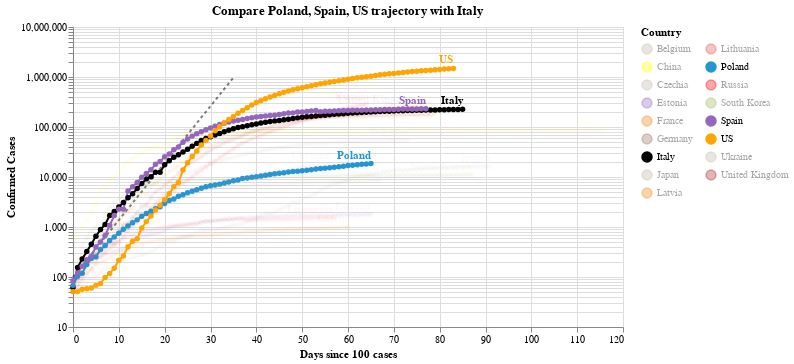

The code cell stored with this chart in its notebook:
### Code cell
#hide_input
chart2 = make_since_chart(dff2, ['Poland', 'Spain', 'US'], baseline_countries)
chart2

### Figure 1 — Vega-Lite specification as saved in the notebook (floating-point values rounded to 4 significant figures; data arrays with more than 128 entries replaced by an {"elided": "..."} marker saying what was removed)
{"config": {"view": {"continuousWidth": 400, "continuousHeight": 300}}, "layer": [{"data": {"name": "data-628230001892d6798b50651be41d1b3e"}, "mark": {"type": "line", "color": "black", "opacity": 0.5, "strokeDash": [3, 3]}, "encoding": {"x": {"type": "quantitative", "field": "Days since 100 cases"}, "y": {"type": "quantitative", "field": "Confirmed Cases"}}}, {"data": {"name": "data-4bf3b62261457a30e112deb7f08af883"}, "mark": {"type": "line", "point": true}, "encoding": {"color": {"type": "nominal", "field": "Country", "legend": {"columns": 2}, "scale": {"domain": ["Belgium", "China", "Czechia", "Estonia", "France", "Germany", "Italy", "Japan", "Latvia", "Lithuania", "Poland", "Russia", "South Korea", "Spain", "US", "Ukraine", "United Kingdom"], "range": ["#C1B7AD", "yellow", "#C1B7AD", "#9467bd", "#F58518", "#9D755D", "black", "#C1B7AD", "#F58518", "#E45756", "#2495D3", "red", "#A1BA59", "#9467bd", "orange", "#C1B7AD", "brown"]}}, "opacity": {"condition": {"value": 1, "selection": "selector004"}, "value": 0.05}, "tooltip": [{"type": "nominal", "field": "Country"}, {"type": "temporal", "field": "Date"}, {"type": "quantitative", "field": "Confirmed Cases"}, {"type": "quantitative", "field": "Days since 100 cases"}], "x": {"type": "quantitative", "field": "Days since 100 cases"}, "y": {"type": "quantitative", "field": "Confirmed Cases", "scale": {"type": "log"}}}, "selection": {"selector004": {"type": "multi", "fields": ["Country"], "bind": "legend", "init": [{"Country": "Poland"}, {"Country": "Spain"}, {"Country": "US"}, {"Country": "Italy"}]}}, "width": 550}, {"data": {"name": "data-4bf3b62261457a30e112deb7f08af883"}, "mark": {"type": "text", "align": "right", "dy": -8, "fontWeight": "bold"}, "encoding": {"color": {"type": "nominal", "field": "Country", "legend": {"columns": 2}, "scale": {"domain": ["Belgium", "China", "Czechia", "Estonia", "France", "Germany", "Italy", "Japan", "Latvia", "Lithuania", "Poland", "Russia", "South Korea", "Spain", "US", "Ukraine", "United Kingdom"], "range": ["#C1B7AD", "yellow", "#C1B7AD", "#9467bd", "#F58518", "#9D755D", "black", "#C1B7AD", "#F58518", "#E45756", "#2495D3", "red", "#A1BA59", "#9467bd", "orange", "#C1B7AD", "brown"]}}, "opacity": {"condition": {"value": 1, "selection": "selector004"}, "value": 0.05}, "text": {"type": "nominal", "field": "Country"}, "tooltip": [{"type": "nominal", "field": "Country"}, {"type": "temporal", "field": "Date"}, {"type": "quantitative", "field": "Confirmed Cases"}, {"type": "quantitative", "field": "Days since 100 cases"}], "x": {"type": "quantitative", "field": "Days since 100 cases"}, "y": {"type": "quantitative", "field": "Confirmed Cases", "scale": {"type": "log"}}}, "transform": [{"filter": "(datum['Date'] >= 1589673600000)"}], "width": 550}], "title": "Compare Poland, Spain, US trajectory with Italy", "$schema": "https://vega.github.io/schema/vega-lite/v4.0.2.json", "datasets": {"data-628230001892d6798b50651be41d1b3e": [{"Days since 100 cases": 0, "Confirmed Cases": 100.0}, {"Days since 100 cases": 1, "Confirmed Cases": 130.0}, {"Days since 100 cases": 2, "Confirmed Cases": 169.0}, {"Days since 100 cases": 3, "Confirmed Cases": 219.7}, {"Days since 100 cases": 4, "Confirmed Cases": 285.6}, {"Days since 100 cases": 5, "Confirmed Cases": 371.3}, {"Days since 100 cases": 6, "Confirmed Cases": 482.7}, {"Days since 100 cases": 7, "Confirmed Cases": 627.5}, {"Days since 100 cases": 8, "Confirmed Cases": 815.7}, {"Days since 100 cases": 9, "Confirmed Cases": 1060.0}, {"Days since 100 cases": 10, "Confirmed Cases": 1379.0}, {"Days since 100 cases": 11, "Confirmed Cases": 1792.0}, {"Days since 100 cases": 12, "Confirmed Cases": 2330.0}, {"Days since 100 cases": 13, "Confirmed Cases": 3029.0}, {"Days since 100 cases": 14, "Confirmed Cases": 3937.0}, {"Days since 100 cases": 15, "Confirmed Cases": 5119.0}, {"Days since 100 cases": 16, "Confirmed Cases": 6654.0}, {"Days since 100 cases": 17, "Confirmed Cases": 8650.0}, {"Days since 100 cases": 18, "Confirmed Cases": 11250.0}, {"Days since 100 cases": 19, "Confirmed Cases": 14620.0}, {"Days since 100 cases": 20, "Confirmed Cases": 19000.0}, {"Days since 100 cases": 21, "Confirmed Cases": 24710.0}, {"Days since 100 cases": 22, "Confirmed Cases": 32120.0}, {"Days since 100 cases": 23, "Confirmed Cases": 41750.0}, {"Days since 100 cases": 24, "Confirmed Cases": 54280.0}, {"Days since 100 cases": 25, "Confirmed Cases": 70560.0}, {"Days since 100 cases": 26, "Confirmed Cases": 91730.0}, {"Days since 100 cases": 27, "Confirmed Cases": 119300.0}, {"Days since 100 cases": 28, "Confirmed Cases": 155000.0}, {"Days since 100 cases": 29, "Confirmed Cases": 201500.0}, {"Days since 100 cases": 30, "Confirmed Cases": 262000.0}, {"Days since 100 cases": 31, "Confirmed Cases": 340600.0}, {"Days since 100 cases": 32, "Confirmed Cases": 442800.0}, {"Days since 100 cases": 33, "Confirmed Cases": 575600.0}, {"Days since 100 cases": 34, "Confirmed Cases": 748300.0}, {"Days since 100 cases": 35, "Confirmed Cases": 972800.0}], "data-4bf3b62261457a30e112deb7f08af883": {"elided": "1295 records"}}}
